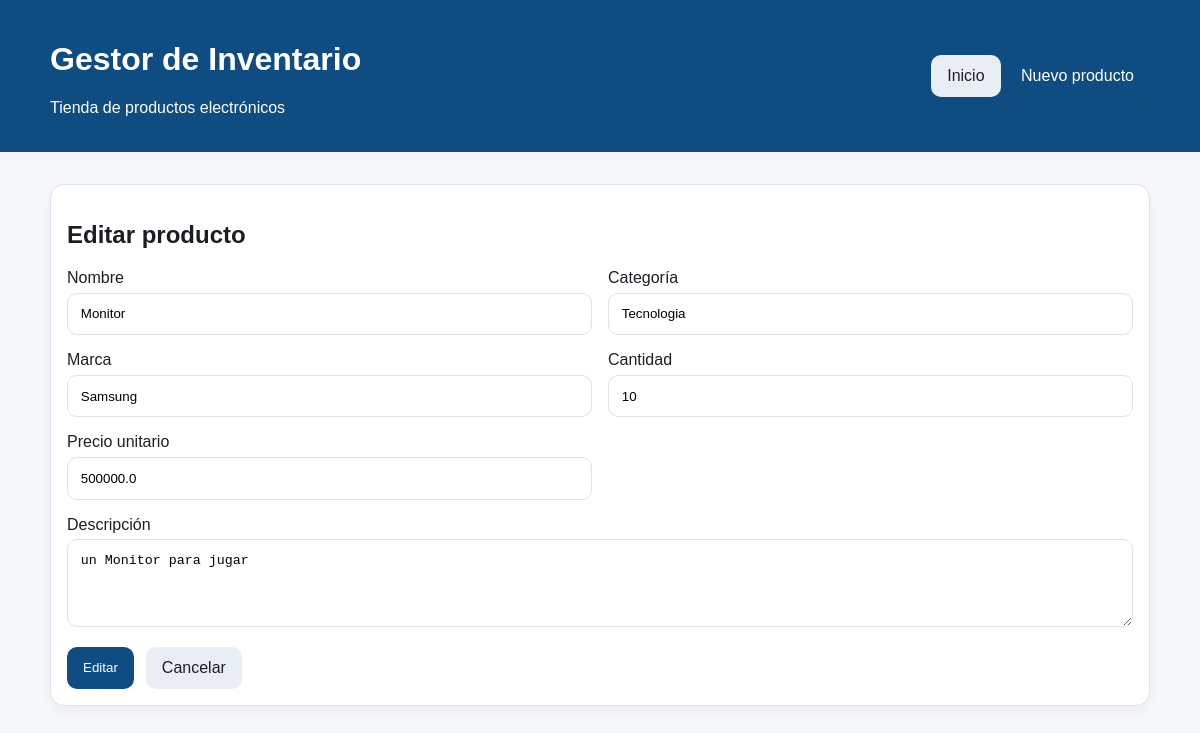
The app's page /editar/2 with its own data.
### tables this page shows
CREATE TABLE productos (
                id INTEGER PRIMARY KEY AUTOINCREMENT,
                nombre TEXT NOT NULL,
                categoria TEXT NOT NULL,
                marca TEXT NOT NULL,
                cantidad INTEGER NOT NULL CHECK(cantidad >= 0),
                precio REAL NOT NULL CHECK(precio >= 0),
                descripcion TEXT,
                created_at TIMESTAMP DEFAULT CURRENT_TIMESTAMP
            );

### app.py (the view, shortened to what this page needs)
@app.route("/editar/<int:product_id>", methods=["GET", "POST"])
def editar_producto(product_id: int) -> str:
    producto = get_product(product_id)
    if producto is None:
        flash("El producto solicitado no existe.", "error")
        return redirect(url_for("index"))
    return render_template("form.html", producto=producto, accion="Editar")

### app.py (called while the page is built)
def get_db() -> sqlite3.Connection:
    if "db" not in g:
        g.db = sqlite3.connect(app.config["DATABASE"])
        g.db.row_factory = sqlite3.Row
    return g.db

def get_product(product_id: int) -> sqlite3.Row | None:
    db = get_db()
    return db.execute("SELECT * FROM productos WHERE id = ?", (product_id,)).fetchone()

@app.context_processor
def inject_helpers() -> dict[str, Any]:
    return {
        "iva_rate": IVA_RATE,
        "precio_con_iva": lambda precio: round(precio * (1 + IVA_RATE), 2),
        "valor_total": lambda cantidad, precio: round(cantidad * precio, 2),
    }

### templates/form.html (shortened to what this page needs)
{% extends 'base.html' %}
{% block content %}
<section class="card form-card">
    <h2>{{ accion }} producto</h2>
    <form method="post" class="grid-form">
        <label>
            Nombre
            <input type="text" name="nombre" value="{{ producto.nombre }}" required>
        </label>
        <label>
            Categoría
            <input type="text" name="categoria" value="{{ producto.categoria }}" required>
        </label>
        <label>
            Marca
            <input type="text" name="marca" value="{{ producto.marca }}" required>
        </label>
        <label>
            Cantidad
            <input type="number" name="cantidad" min="0" value="{{ producto.cantidad }}" required>
        </label>
        <label>
            Precio unitario
            <input type="number" name="precio" min="0" step="0.01" value="{{ producto.precio }}" required>
        </label>
        <label class="full-width">
            Descripción
            <textarea name="descripcion" rows="4">{{ producto.descripcion }}</textarea>
        </label>
        <div class="full-width button-row">
            <button type="submit" class="btn">{{ accion }}</button>
            <a href="{{ url_for('index') }}" class="btn btn-light">Cancelar</a>
        </div>
    </form>
</section>
{% endblock %}

### static/styles.css (style rules this page uses)
:root { --primary: #0f4c81; --secondary: #1b1f24; --bg: #f5f7fb; --surface: #ffffff; --border: #dce3ed; --success: #dff5e6; --error: #ffe0e0; --warning: #fff2d8; }
* { box-sizing: border-box; }
body { margin: 0; font-family: Arial, Helvetica, sans-serif; background: var(--bg); color: var(--secondary); }
.card { background: var(--surface); border: 1px solid var(--border); border-radius: 14px; padding: 1rem; margin-bottom: 1rem; box-shadow: 0 8px 18px rgba(0,0,0,.04); }
.btn { display: inline-block; background: var(--primary); color: white; text-decoration: none; border: none; border-radius: 10px; padding: .75rem 1rem; cursor: pointer; }
.btn-light { background: #e9eef5; color: var(--secondary); }
input, textarea { width: 100%; padding: .8rem; border: 1px solid var(--border); border-radius: 10px; margin-top: .35rem; }
.grid-form { display: grid; grid-template-columns: repeat(2, 1fr); gap: 1rem; }
.full-width { grid-column: 1 / -1; }
.button-row { display: flex; gap: .75rem; flex-wrap: wrap; }

### records on screen
productos: nombre "Monitor", categoria "Tecnologia", marca "Samsung", cantidad "10", precio "500000.0", descripcion "un Monitor para jugar"

### other values on screen
{{ accion }} "Editar"
